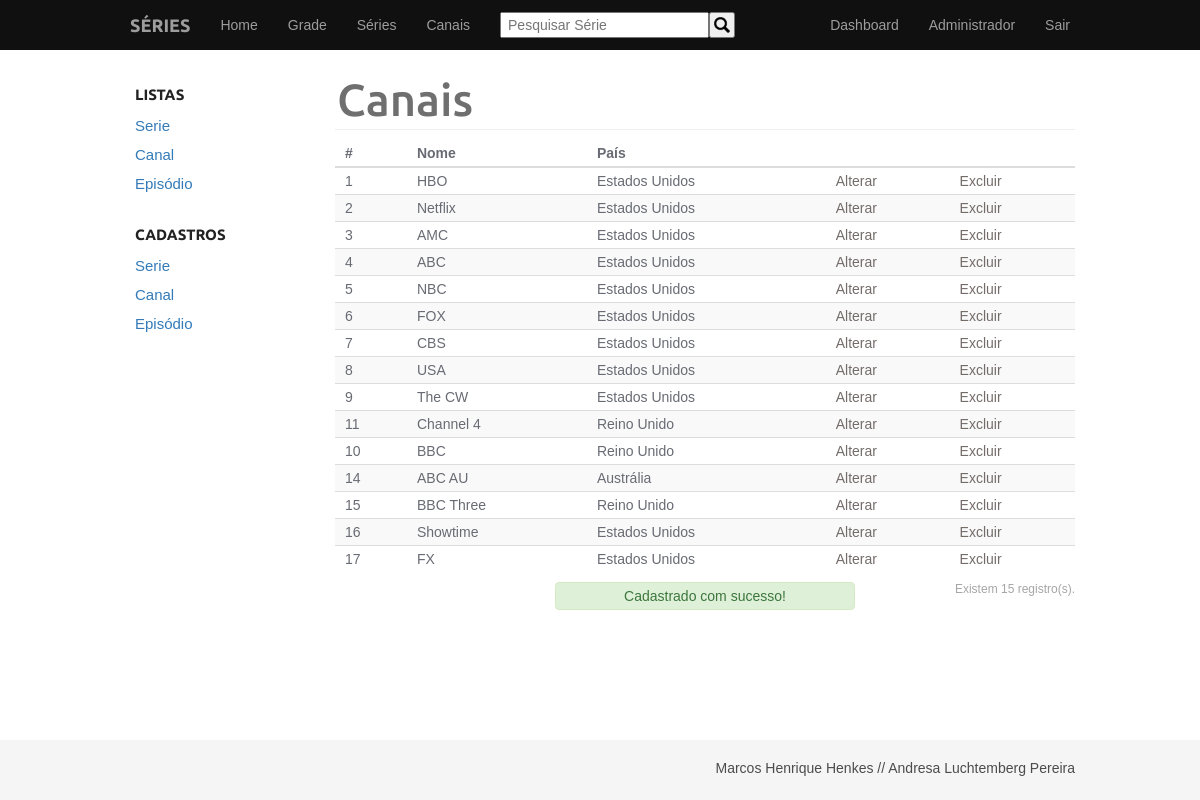
Page /listar_canais.php?ok=1 (signed in) on the committed database.
### tables this page shows
CREATE TABLE `canal` (
  `id` int(11) NOT NULL AUTO_INCREMENT,
  `nome` varchar(255) NOT NULL,
  `pais` varchar(100) DEFAULT NULL,
  PRIMARY KEY (`id`)
);

### listar_canais.php (the view, shortened to what this page needs)
<?php include("conexao.php"); ?>
<!DOCTYPE html>
<html>
<head>
	<link rel="stylesheet" type="text/css" href="estilos.css">
</head>
<body>
	<?php include("navbar.php") ?>
	<div class="container">
		<div class="sidebar sidebar-sm">
			<?php include("menu.php"); ?>
		</div>
		<div class="conteudo">
			<div class="titulo">
				<h1>Canais</h1>
			</div>
			<table class="listas-adm">
					<tr>
						<th>#</th>
						<th>Nome</th>
						<th>País</th>
						<th></th>
						<th></th>
					</tr>
					<?php
						$sql = "SELECT * FROM canal";
						$retorno = $mysqli->query($sql);
						while ($obj = $retorno->fetch_object()) {
					?>
					<tr>
						<td><?php  echo $obj->id ?></td>
						<td><?php  echo $obj->nome ?></td>
						<td><?php  echo $obj->pais ?></td>
						<td>
							<a href="alterar_canal.php?id=<?php echo $obj->id ?>">Alterar</a>
						</td>
						<td>
							<a href="excluir_canal_db.php?id=<?php echo $obj->id ?>">Excluir</a>
						</td>
					</tr>
			<?php
				}
			?>
			</table>
			<p id="cont-lines">Existem <?php echo $retorno->num_rows ?> registro(s).</p>
			<?php
				if(@$_GET['ok'] == 1) {
					echo '<div class="msg-pos">';
					echo "Cadastrado com sucesso!";
					echo '</div>';
				} else if(@$_GET['ok'] == 2) {
					echo '<div class="msg-pos">';
					echo "Alterado com sucesso!";
					echo '</div>';
				} else if(@$_GET['ok'] == 3) {
					echo '<div class="msg-pos">';
					echo "Removido com sucesso!";
					echo '</div>';
				} else if(@$_GET['erro'] == 1) {
					echo '<div class="msg-neg">';
					echo "Não foi possível remover o registro.";
					echo '</div>';
				}
			?>
		</div>
	</div>
	<?php include("footer.php") ?>
</body>
</html>

### navbar.php (shortened to what this page needs)
<div class="navbar">
	<div class="container">
		<ul>
			<li><a href="index.php" class="marca">SÉRIES</a></li>
			<li><a href="index.php">Home</a></li>
			<?php if (isset($_SESSION['login'])) echo '<li><a href="grade.php">Grade</a></li>';  ?>
			<li><a href="series.php">Séries</a></li>
			<li><a href="canais.php">Canais</a></li>
		</ul>
		<form class="input-pesquisa" action="series.php" method="get">
			<input type="text" name="busca" placeholder="Pesquisar Série">
			<button type="submit" title="Pesquisar"><img src="glyphicons/search.png"></button>
		</form>
	<?php if (!isset($_SESSION['login'])) {  ?>
		<p><a href="cadastrar_usuario.php">Cadastrar</a></p>
		<p><a href="login.php">Entrar</a></p>
	<?php } else { ?>
		<p><a href="logoff.php">Sair</a></p>
		<p><span class="usuario" title="Usuário ativo"><?php echo $_SESSION['nome'] ?></span></p>
	<?php } ?>
	<?php if (@$_SESSION['prioridade'] > 0) { ?>
		<p><a href="listar_series.php">Dashboard</a></p>
	<?php } ?>
	</div>
</div>

### menu.php
<div>
	<h3>Listas</h3>
	<ul>
		<li><a href="listar_series.php">Serie</a></li>
		<li><a href="listar_canais.php">Canal</a></li>
		<li><a href="listar_episodios.php">Episódio</a></li>
	</ul>
	<h3>Cadastros</h3>
	<ul>
		<li><a href="cadastrar_serie.php">Serie</a></li>
		<li><a href="cadastrar_canal.php">Canal</a></li>
		<li><a href="cadastrar_episodio.php">Episódio</a></li>
	</ul>
</div>

### footer.php
<footer>
	<div class="container">
		<p class="icones">Marcos Henrique Henkes // Andresa Luchtemberg Pereira</p>
	</div>
</footer>

### estilos.css (style rules this page uses)
* { margin: 0; padding: 0; font-family: Helvetica, sans-serif; font-size: 14px; box-sizing: border-box; }
div { color: #4C4C4C; }
ul { list-style: none; }
a { text-decoration: none; color: #3bace1; }
h1 { font-size: 45px; }
h1, h2, h3, h4 { font-family: "Ubuntu", Helvetica, sans-serif; font-weight: 500; color: #6f6f6f; }
table { width: 100%; }
html { min-height: 100%; position: relative; }
body { margin-bottom: 60px; }
.container { width: 970px; margin: 0 auto; height: 100%; }
body > .container { margin-top: -50px; padding-top: 70px; position: relative; }
.navbar { min-height: 50px; background-color: #101010; z-index: 1; position: relative; }
.navbar li, .pull-left { float: left; }
.navbar li a { color: #9D9D9D; padding: 15px; line-height: 20px; display: block; }
.navbar .marca { font-size: 18px; font-family: "Ubuntu", Helvetica, sans-serif; font-weight: 600; }
.navbar p { float: right; }
.navbar p a { color: #9D9D9D; padding: 15px; line-height: 20px; display: block; }
.navbar p .usuario { color: #9D9D9D; padding: 15px; line-height: 20px; display: block; }
.navbar .input-pesquisa { width: 30%; float: left; padding: 10px 15px 0; margin: 2px 0; }
.input-pesquisa input[type="text"] { width: 80%; float: left; }
.input-pesquisa button[type="submit"] { width: 10%; float: left; font-size: 12px; line-height: 0px; height: 26px; }
.input-pesquisa button img { padding: 2px; height: 20px; }
.sidebar { width: 200px; min-height: 450px; float: left; overflow: hidden; margin-top: 8px; }
.sidebar-sm { width: 150px; }
.conteudo { margin-left: 210px; padding: 10px; min-height: 100%; }
.titulo { height: 50px; padding-left: 2px; border-bottom: 1px solid #EEE; }
.titulo h1 { float: left; line-height: 40px; }
.sidebar ul { margin-bottom: 20px; }
.sidebar ul li a { font-size: 15px; color: #337ab7; display: block; text-decoration: none; padding: 6px 20px; }
.sidebar h3 { color: #222222; font-size: 15px; padding: 8px 20px; text-transform: uppercase; font-weight: 900; }
input, select, textarea { display: block; width: 100%; padding: 3px 6px; box-sizing: border-box; }
.listas-adm { border-collapse: collapse; width: 100%; margin: 10px 0; }
.listas-adm tbody tr:nth-child(odd):not(:first-child) { background-color: #f9f9f9; }
.listas-adm td, th { padding: 5px 10px; }
.listas-adm th { border-bottom: 2px solid #ddd; color: #686b73; text-align: left; }
.listas-adm td { border-top: 1px solid #ddd; color: #686b73; }
.listas-adm a { text-decoration: none; color: #746c69; }
#cont-lines { font-size: 12px; float: right; color: #a6a6a6; }
.msg-pos { text-align: center; margin: 10px auto; padding: 5px; background-color: #DFF0D8; border: 1px solid #D6E9C6; border-radius: 4px; color: #3C763D; width: 300px; }
footer { background-color: #F5F5F5; position: absolute; bottom: 0; width: 100%; height: 60px; margin-top: 10px; }
footer p { padding-top: 20px; padding-left: 10px; }
.icones { text-align: right; margin-right: 10px; }
td { height: 25px; }

### rows in the picture
canal: id "1", nome "HBO", pais "Estados Unidos"
canal: id "2", nome "Netflix", pais "Estados Unidos"
canal: id "3", nome "AMC", pais "Estados Unidos"
canal: id "4", nome "ABC", pais "Estados Unidos"
canal: id "5", nome "NBC", pais "Estados Unidos"
canal: id "6", nome "FOX", pais "Estados Unidos"
canal: id "7", nome "CBS", pais "Estados Unidos"
canal: id "8", nome "USA", pais "Estados Unidos"
canal: id "9", nome "The CW", pais "Estados Unidos"
canal: id "11", nome "Channel 4", pais "Reino Unido"
canal: id "10", nome "BBC", pais "Reino Unido"
canal: id "14", nome "ABC AU", pais "Austrália"
canal: id "15", nome "BBC Three", pais "Reino Unido"
canal: id "16", nome "Showtime", pais "Estados Unidos"
canal: id "17", nome "FX", pais "Estados Unidos"

### other values in the picture
$_SESSION['nome'] "Administrador"
$retorno->num_rows "15"
